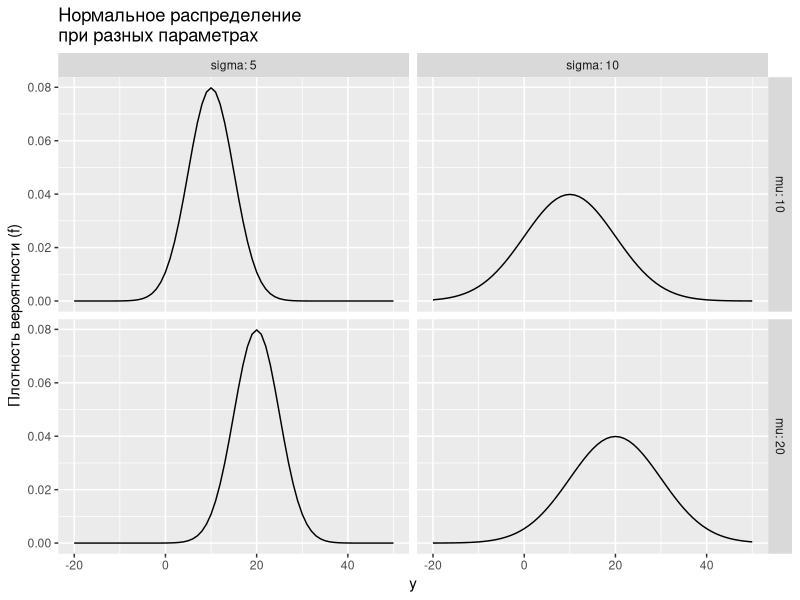

Recreate this plot in R.
## ---- chunk 1
# output options
options(width = 70, scipen = 6, digits = 3)
library(knitr)
# chunk default options
opts_chunk$set(fig.align='center', tidy = FALSE, fig.width = 7, fig.height = 3, warning = FALSE, cache = TRUE)
## ---- chunk 2
library(ggplot2)
mu1 <- 10
mu2 <- 20
sigma1 <- 5
sigma2 <- 10
y <- -20:50
pi <- data.frame(y = rep(y, 4), pi = c(dnorm(y, mu1, sigma1), dnorm(y, mu1, sigma2), dnorm(y, mu2, sigma1), dnorm(y, mu2, sigma2)), mu = rep(c(mu1, mu2), each = 2*length(y)), sigma = rep(c(sigma1, sigma2, sigma1, sigma2), each = length(y)) )

ggplot(pi, aes(x = y, y = pi)) + geom_line(stat = "identity") + facet_grid(mu~sigma, labeller = label_both, scales = "free_y") + ggtitle("Нормальное распределение \nпри разных параметрах") + ylab("Плотность вероятности (f)")
